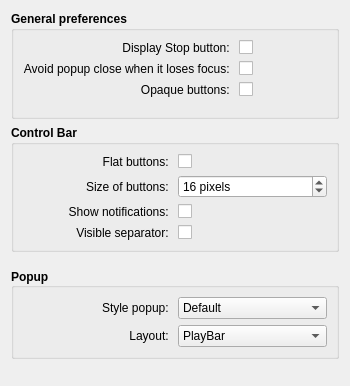
<?xml version="1.0" encoding="UTF-8"?>
<ui version="4.0">
 <class>Form</class>
 <widget class="QWidget" name="Form">
  <property name="windowModality">
   <enum>Qt::WindowModal</enum>
  </property>
  <property name="geometry">
   <rect>
    <x>0</x>
    <y>0</y>
    <width>350</width>
    <height>386</height>
   </rect>
  </property>
  <property name="sizePolicy">
   <sizepolicy hsizetype="Preferred" vsizetype="Expanding">
    <horstretch>0</horstretch>
    <verstretch>0</verstretch>
   </sizepolicy>
  </property>
  <property name="minimumSize">
   <size>
    <width>350</width>
    <height>386</height>
   </size>
  </property>
  <property name="windowTitle">
   <string>Form</string>
  </property>
  <property name="autoFillBackground">
   <bool>false</bool>
  </property>
  <layout class="QVBoxLayout" name="verticalLayout_3">
   <item>
    <widget class="QGroupBox" name="groupBox_3">
     <property name="font">
      <font>
       <weight>75</weight>
       <bold>true</bold>
      </font>
     </property>
     <property name="title">
      <string>General preferences</string>
     </property>
     <property name="flat">
      <bool>false</bool>
     </property>
     <layout class="QVBoxLayout" name="verticalLayout_4">
      <item>
       <layout class="QGridLayout" name="gridLayout_3">
        <property name="sizeConstraint">
         <enum>QLayout::SetFixedSize</enum>
        </property>
        <item row="0" column="0">
         <widget class="QLabel" name="label_2">
          <property name="sizePolicy">
           <sizepolicy hsizetype="Preferred" vsizetype="Preferred">
            <horstretch>0</horstretch>
            <verstretch>0</verstretch>
           </sizepolicy>
          </property>
          <property name="font">
           <font>
            <weight>50</weight>
            <bold>false</bold>
            <kerning>true</kerning>
           </font>
          </property>
          <property name="layoutDirection">
           <enum>Qt::LeftToRight</enum>
          </property>
          <property name="text">
           <string>Display Stop button: </string>
          </property>
          <property name="alignment">
           <set>Qt::AlignRight|Qt::AlignTrailing|Qt::AlignVCenter</set>
          </property>
         </widget>
        </item>
        <item row="0" column="1">
         <widget class="QCheckBox" name="kcfg_showStop">
          <property name="font">
           <font>
            <weight>50</weight>
            <bold>false</bold>
           </font>
          </property>
          <property name="layoutDirection">
           <enum>Qt::LeftToRight</enum>
          </property>
          <property name="text">
           <string/>
          </property>
         </widget>
        </item>
        <item row="1" column="0">
         <widget class="QLabel" name="label_4">
          <property name="sizePolicy">
           <sizepolicy hsizetype="Preferred" vsizetype="Preferred">
            <horstretch>0</horstretch>
            <verstretch>0</verstretch>
           </sizepolicy>
          </property>
          <property name="font">
           <font>
            <weight>50</weight>
            <bold>false</bold>
           </font>
          </property>
          <property name="text">
           <string>Avoid popup close when it loses focus: </string>
          </property>
          <property name="alignment">
           <set>Qt::AlignRight|Qt::AlignTrailing|Qt::AlignVCenter</set>
          </property>
         </widget>
        </item>
        <item row="1" column="1">
         <widget class="QCheckBox" name="kcfg_windowFlagDialog">
          <property name="font">
           <font>
            <weight>50</weight>
            <bold>false</bold>
           </font>
          </property>
          <property name="toolTip">
           <string>The window behaves like a dialogue, correcting an 
annoying behavior. If you use CairoDock or Plank 
disable this option or create a KWin rule for &quot;Plasma&quot;.</string>
          </property>
          <property name="text">
           <string/>
          </property>
         </widget>
        </item>
        <item row="2" column="0">
         <widget class="QLabel" name="label_1">
          <property name="sizePolicy">
           <sizepolicy hsizetype="Preferred" vsizetype="Preferred">
            <horstretch>0</horstretch>
            <verstretch>0</verstretch>
           </sizepolicy>
          </property>
          <property name="font">
           <font>
            <weight>50</weight>
            <bold>false</bold>
           </font>
          </property>
          <property name="layoutDirection">
           <enum>Qt::LeftToRight</enum>
          </property>
          <property name="text">
           <string>Opaque buttons: </string>
          </property>
          <property name="alignment">
           <set>Qt::AlignRight|Qt::AlignTrailing|Qt::AlignVCenter</set>
          </property>
         </widget>
        </item>
        <item row="2" column="1">
         <widget class="QCheckBox" name="kcfg_opaqueIcons">
          <property name="font">
           <font>
            <weight>50</weight>
            <bold>false</bold>
           </font>
          </property>
          <property name="toolTip">
           <string/>
          </property>
          <property name="layoutDirection">
           <enum>Qt::LeftToRight</enum>
          </property>
          <property name="autoFillBackground">
           <bool>false</bool>
          </property>
          <property name="text">
           <string/>
          </property>
          <property name="checkable">
           <bool>true</bool>
          </property>
          <property name="checked">
           <bool>false</bool>
          </property>
          <property name="autoRepeat">
           <bool>false</bool>
          </property>
          <property name="autoExclusive">
           <bool>false</bool>
          </property>
         </widget>
        </item>
       </layout>
      </item>
      <item>
       <spacer name="verticalSpacer_2">
        <property name="orientation">
         <enum>Qt::Vertical</enum>
        </property>
        <property name="sizeType">
         <enum>QSizePolicy::Minimum</enum>
        </property>
        <property name="sizeHint" stdset="0">
         <size>
          <width>20</width>
          <height>10</height>
         </size>
        </property>
       </spacer>
      </item>
     </layout>
    </widget>
   </item>
   <item>
    <widget class="QGroupBox" name="groupBox_2">
     <property name="font">
      <font>
       <weight>75</weight>
       <italic>false</italic>
       <bold>true</bold>
      </font>
     </property>
     <property name="title">
      <string>Control Bar</string>
     </property>
     <property name="flat">
      <bool>false</bool>
     </property>
     <layout class="QVBoxLayout" name="verticalLayout_2">
      <item>
       <layout class="QGridLayout" name="gridLayout_2">
        <property name="sizeConstraint">
         <enum>QLayout::SetFixedSize</enum>
        </property>
        <item row="1" column="1">
         <widget class="QSpinBox" name="kcfg_buttonSize">
          <property name="sizePolicy">
           <sizepolicy hsizetype="Minimum" vsizetype="Fixed">
            <horstretch>0</horstretch>
            <verstretch>0</verstretch>
           </sizepolicy>
          </property>
          <property name="font">
           <font>
            <weight>50</weight>
            <bold>false</bold>
           </font>
          </property>
          <property name="inputMethodHints">
           <set>Qt::ImhNone</set>
          </property>
          <property name="wrapping">
           <bool>true</bool>
          </property>
          <property name="readOnly">
           <bool>false</bool>
          </property>
          <property name="specialValueText">
           <string/>
          </property>
          <property name="correctionMode">
           <enum>QAbstractSpinBox::CorrectToNearestValue</enum>
          </property>
          <property name="keyboardTracking">
           <bool>true</bool>
          </property>
          <property name="suffix">
           <string> pixels</string>
          </property>
          <property name="prefix">
           <string/>
          </property>
          <property name="minimum">
           <number>16</number>
          </property>
          <property name="maximum">
           <number>50</number>
          </property>
          <property name="singleStep">
           <number>2</number>
          </property>
         </widget>
        </item>
        <item row="0" column="0">
         <widget class="QLabel" name="label_5">
          <property name="font">
           <font>
            <weight>50</weight>
            <bold>false</bold>
           </font>
          </property>
          <property name="text">
           <string>Flat buttons: </string>
          </property>
          <property name="alignment">
           <set>Qt::AlignRight|Qt::AlignTrailing|Qt::AlignVCenter</set>
          </property>
         </widget>
        </item>
        <item row="0" column="1">
         <widget class="QCheckBox" name="kcfg_flatButtons">
          <property name="font">
           <font>
            <weight>50</weight>
            <bold>false</bold>
           </font>
          </property>
          <property name="text">
           <string/>
          </property>
         </widget>
        </item>
        <item row="2" column="0">
         <widget class="QLabel" name="label_8">
          <property name="font">
           <font>
            <weight>50</weight>
            <bold>false</bold>
           </font>
          </property>
          <property name="text">
           <string>Show notifications: </string>
          </property>
          <property name="alignment">
           <set>Qt::AlignRight|Qt::AlignTrailing|Qt::AlignVCenter</set>
          </property>
         </widget>
        </item>
        <item row="2" column="1">
         <widget class="QCheckBox" name="kcfg_showNotifications">
          <property name="font">
           <font>
            <weight>50</weight>
            <bold>false</bold>
           </font>
          </property>
          <property name="text">
           <string/>
          </property>
         </widget>
        </item>
        <item row="3" column="0">
         <widget class="QLabel" name="label_7">
          <property name="sizePolicy">
           <sizepolicy hsizetype="Preferred" vsizetype="Minimum">
            <horstretch>0</horstretch>
            <verstretch>0</verstretch>
           </sizepolicy>
          </property>
          <property name="font">
           <font>
            <weight>50</weight>
            <bold>false</bold>
           </font>
          </property>
          <property name="text">
           <string>Visible separator: </string>
          </property>
          <property name="alignment">
           <set>Qt::AlignRight|Qt::AlignTrailing|Qt::AlignVCenter</set>
          </property>
         </widget>
        </item>
        <item row="3" column="1">
         <widget class="QCheckBox" name="kcfg_separatorVisible">
          <property name="font">
           <font>
            <weight>50</weight>
            <bold>false</bold>
           </font>
          </property>
          <property name="text">
           <string/>
          </property>
         </widget>
        </item>
        <item row="1" column="0">
         <widget class="QLabel" name="label_9">
          <property name="font">
           <font>
            <weight>50</weight>
            <bold>false</bold>
           </font>
          </property>
          <property name="text">
           <string>Size of buttons: </string>
          </property>
          <property name="alignment">
           <set>Qt::AlignRight|Qt::AlignTrailing|Qt::AlignVCenter</set>
          </property>
         </widget>
        </item>
       </layout>
      </item>
     </layout>
    </widget>
   </item>
   <item>
    <spacer name="verticalSpacer_3">
     <property name="orientation">
      <enum>Qt::Vertical</enum>
     </property>
     <property name="sizeType">
      <enum>QSizePolicy::Minimum</enum>
     </property>
     <property name="sizeHint" stdset="0">
      <size>
       <width>20</width>
       <height>10</height>
      </size>
     </property>
    </spacer>
   </item>
   <item>
    <widget class="QGroupBox" name="groupBox">
     <property name="font">
      <font>
       <weight>75</weight>
       <bold>true</bold>
      </font>
     </property>
     <property name="layoutDirection">
      <enum>Qt::LeftToRight</enum>
     </property>
     <property name="title">
      <string>Popup</string>
     </property>
     <property name="alignment">
      <set>Qt::AlignLeading|Qt::AlignLeft|Qt::AlignVCenter</set>
     </property>
     <property name="flat">
      <bool>false</bool>
     </property>
     <property name="checkable">
      <bool>false</bool>
     </property>
     <layout class="QVBoxLayout" name="verticalLayout">
      <item>
       <layout class="QGridLayout" name="gridLayout_1">
        <property name="sizeConstraint">
         <enum>QLayout::SetFixedSize</enum>
        </property>
        <item row="0" column="1">
         <widget class="QComboBox" name="kcfg_popupStyle">
          <property name="sizePolicy">
           <sizepolicy hsizetype="Preferred" vsizetype="Preferred">
            <horstretch>0</horstretch>
            <verstretch>0</verstretch>
           </sizepolicy>
          </property>
          <property name="font">
           <font>
            <weight>50</weight>
            <bold>false</bold>
           </font>
          </property>
          <property name="editable">
           <bool>false</bool>
          </property>
          <property name="currentIndex">
           <number>0</number>
          </property>
          <property name="maxVisibleItems">
           <number>2</number>
          </property>
          <property name="duplicatesEnabled">
           <bool>false</bool>
          </property>
          <item>
           <property name="text">
            <string>Default</string>
           </property>
          </item>
          <item>
           <property name="text">
            <string>ToolTip</string>
           </property>
          </item>
         </widget>
        </item>
        <item row="0" column="0">
         <widget class="QLabel" name="label_3">
          <property name="sizePolicy">
           <sizepolicy hsizetype="Preferred" vsizetype="Minimum">
            <horstretch>0</horstretch>
            <verstretch>0</verstretch>
           </sizepolicy>
          </property>
          <property name="font">
           <font>
            <weight>50</weight>
            <bold>false</bold>
           </font>
          </property>
          <property name="text">
           <string>Style popup: </string>
          </property>
          <property name="alignment">
           <set>Qt::AlignRight|Qt::AlignTrailing|Qt::AlignVCenter</set>
          </property>
         </widget>
        </item>
        <item row="1" column="0">
         <widget class="QLabel" name="label_6">
          <property name="sizePolicy">
           <sizepolicy hsizetype="Preferred" vsizetype="Minimum">
            <horstretch>0</horstretch>
            <verstretch>0</verstretch>
           </sizepolicy>
          </property>
          <property name="font">
           <font>
            <weight>50</weight>
            <bold>false</bold>
           </font>
          </property>
          <property name="text">
           <string>Layout: </string>
          </property>
          <property name="alignment">
           <set>Qt::AlignRight|Qt::AlignTrailing|Qt::AlignVCenter</set>
          </property>
         </widget>
        </item>
        <item row="1" column="1">
         <widget class="QComboBox" name="kcfg_PlayBarLayout">
          <property name="font">
           <font>
            <weight>50</weight>
            <italic>false</italic>
            <bold>false</bold>
            <underline>false</underline>
           </font>
          </property>
          <property name="maxVisibleItems">
           <number>3</number>
          </property>
          <item>
           <property name="text">
            <string>PlayBar</string>
           </property>
          </item>
          <item>
           <property name="text">
            <string>Minimalist</string>
           </property>
          </item>
          <item>
           <property name="text">
            <string>Cool</string>
           </property>
          </item>
         </widget>
        </item>
       </layout>
      </item>
     </layout>
    </widget>
   </item>
   <item>
    <spacer name="verticalSpacer">
     <property name="orientation">
      <enum>Qt::Vertical</enum>
     </property>
     <property name="sizeType">
      <enum>QSizePolicy::Expanding</enum>
     </property>
     <property name="sizeHint" stdset="0">
      <size>
       <width>20</width>
       <height>0</height>
      </size>
     </property>
    </spacer>
   </item>
  </layout>
 </widget>
 <tabstops>
  <tabstop>kcfg_showStop</tabstop>
  <tabstop>kcfg_windowFlagDialog</tabstop>
  <tabstop>kcfg_opaqueIcons</tabstop>
  <tabstop>kcfg_flatButtons</tabstop>
  <tabstop>kcfg_buttonSize</tabstop>
  <tabstop>kcfg_showNotifications</tabstop>
  <tabstop>kcfg_separatorVisible</tabstop>
  <tabstop>kcfg_popupStyle</tabstop>
  <tabstop>kcfg_PlayBarLayout</tabstop>
 </tabstops>
 <resources/>
 <connections/>
</ui>
